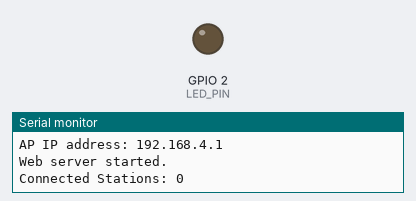
Bench run of a sketch on a simulated ESP32. On the bench: output pins drawn as LEDs (lit = HIGH), the last lines printed to the serial monitor. WiFi joins after 1.5 s; servers stay silent unless stated.

Above: at 2.5 s.
At 7.5 s:
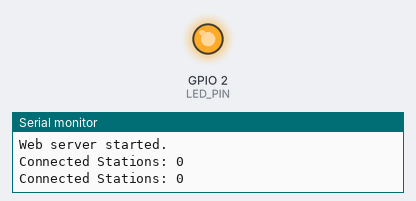
Timing chart, 0 to 13.0 s (numbered marks = the images above):
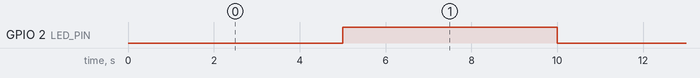

Measured:
- by itself, GPIO 2 (LED_PIN): alternates HIGH for 5.0 s and LOW for 5.0 s

The sketch:

smarthome_v1.ino
```cpp
#include <WiFi.h>
#include <AsyncTCP.h>
#include <ESPAsyncWebServer.h>
#include <ArduinoJson.h>

#define LED_PIN 2  // Onboard LED pin for ESP32

AsyncWebServer server(80);
String ssid = "";
String password = "";
bool credentialsReceived = false;
bool isConnectedToWiFi = false;
unsigned long previousMillis = 0;
const long interval = 500;
bool ledState = LOW;

void setup() {
  Serial.begin(115200);

  pinMode(LED_PIN, OUTPUT);
  digitalWrite(LED_PIN, LOW);

  // Start Access Point
  WiFi.softAP("ESP32-Setup", "password123");
  Serial.println("Access Point started.");
  Serial.print("AP IP address: ");
  Serial.println(WiFi.softAPIP());

  // Endpoint to receive SSID and password
  server.on("/connect", HTTP_POST, [](AsyncWebServerRequest *request) {}, NULL, [](AsyncWebServerRequest *request, uint8_t *data, size_t len, size_t index, size_t total) {
    String body = "";
    for (size_t i = 0; i < len; i++) {
      body += (char)data[i];
    }
    Serial.println("Received data: " + body);

    // Parse JSON
    DynamicJsonDocument doc(1024);
    DeserializationError error = deserializeJson(doc, body);
    if (error) {
      request->send(400, "application/json", "{\"status\":\"error\",\"message\":\"Invalid JSON\"}");
      return;
    }

    ssid = doc["ssid"].as<String>();
    password = doc["password"].as<String>();
    Serial.println("Received SSID: " + ssid);
    Serial.println("Received Password: " + password);

    credentialsReceived = true;  // Flag that credentials are available
    request->send(200, "application/json", "{\"status\":\"success\",\"message\":\"Credentials received\"}");
  });

  server.begin();
  Serial.println("Web server started.");
}

void connectToWiFi() {
  if (credentialsReceived && ssid.length() > 0 && password.length() > 0) {
    Serial.println("Connecting to WiFi...");
    WiFi.begin(ssid.c_str(), password.c_str());
    int retryCount = 0;

    while (WiFi.status() != WL_CONNECTED && retryCount < 20) {
      delay(500); // Allow LED blinking to continue
      Serial.print(".");
      retryCount++;
    }

    if (WiFi.status() == WL_CONNECTED) {
      isConnectedToWiFi = true;
      digitalWrite(LED_PIN, HIGH);  // Turn LED ON when connected
      Serial.println("\nConnected to WiFi!");
      Serial.print("IP Address: ");
      Serial.println(WiFi.localIP());

      // Turn off Access Point
      WiFi.softAPdisconnect(true);
      Serial.println("Access Point disabled.");
    } else {
      Serial.println("\nFailed to connect to WiFi. Retrying...");
      delay(5000);
    }
  }
}

void checkStatus() {
    // WiFiClient client = server.available();   // Listen for incoming clients

    // if (client) {                             // If a new client connects
    //     Serial.println("New Client Connected.");          // Print a message to the serial monitor

        // Check and print the number of stations connected if running in SoftAP mode
        int stationCount = WiFi.softAPgetStationNum();
        Serial.print("Connected Stations: ");
        Serial.println(stationCount);
        delay(5000);

        // Optionally, handle client communication here
        // Example: while (client.connected()) { client.read(), client.write() etc. }
    // }
}


void handleLEDBlink() {
  if (!isConnectedToWiFi) {
    unsigned long currentMillis = millis();
    if (currentMillis - previousMillis >= interval) {
      previousMillis = currentMillis;
      ledState = !ledState; // Toggle LED state
      digitalWrite(LED_PIN, ledState);
    }
  } else {
    digitalWrite(LED_PIN, HIGH);  // Steady ON when connected
  }
}

void loop() {
  checkStatus();
  if (WiFi.status() != WL_CONNECTED && credentialsReceived) {
    connectToWiFi();
  }

  handleLEDBlink();
}
```
